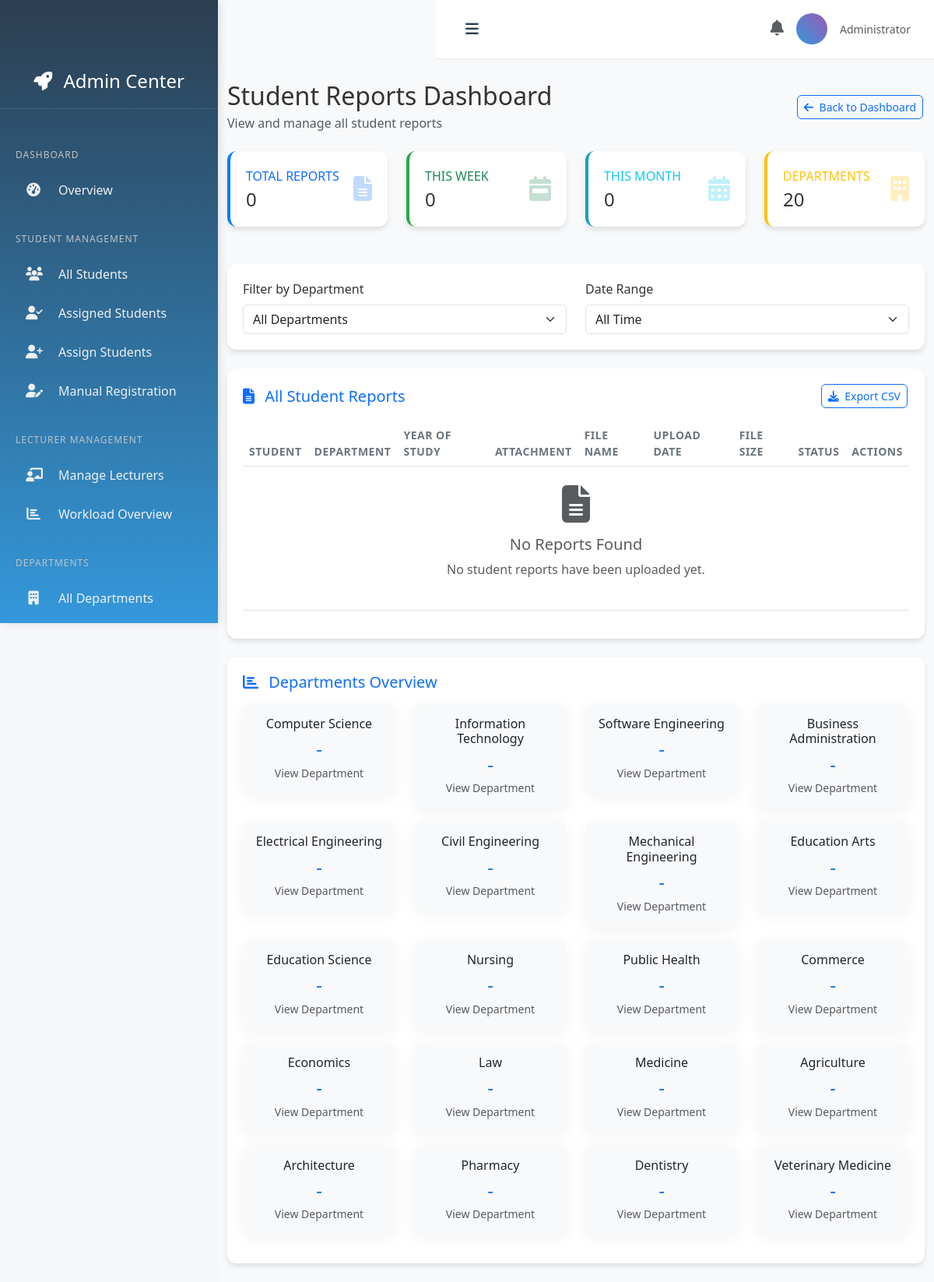
The page /attachments/admin/reports-dashboard/ (signed in) on the database its author committed.
### attachments/models.py (models this page shows, shortened)
class Department(models.Model):
    name = models.CharField(max_length=200)
    code = models.CharField(max_length=10, unique=True, blank=True, null=True)
    description = models.TextField(blank=True)
    university = models.CharField(max_length=200, default="Machakos University")
    created_at = models.DateTimeField(auto_now_add=True)

### attachments/views.py (the view)
# urls.py: path('admin/reports-dashboard/', views.reports_dashboard, name='reports_dashboard'),
@user_passes_test(is_admin)
def reports_dashboard(request):
    department_filter = request.GET.get('department', '')
    date_filter = request.GET.get('date_range', 'all')
    page = request.GET.get('page', 1)
    reports = ReportUpload.objects.select_related(
        'attachment', 'attachment__student', 'attachment__student__department'
    ).order_by('-uploaded_at')
    if department_filter:
        reports = reports.filter(attachment__student__department_id=department_filter)
    if date_filter == 'week':
        reports = reports.filter(uploaded_at__gte=timezone.now() - timedelta(days=7))
    elif date_filter == 'month':
        reports = reports.filter(uploaded_at__gte=timezone.now() - timedelta(days=30))
    paginator = Paginator(reports, 25)  # Show 25 reports per page
    try:
        reports_page = paginator.page(page)
    except PageNotAnInteger:
        reports_page = paginator.page(1)
    except EmptyPage:
        reports_page = paginator.page(paginator.num_pages)
    total_reports = ReportUpload.objects.count()
    reports_this_week = ReportUpload.objects.filter(
        uploaded_at__gte=timezone.now() - timedelta(days=7)
    ).count()
    reports_this_month = ReportUpload.objects.filter(
        uploaded_at__gte=timezone.now() - timedelta(days=30)
    ).count()
    departments = Department.objects.all()
    context = {
        'reports': reports_page,
        'total_reports': total_reports,
        'reports_this_week': reports_this_week,
        'reports_this_month': reports_this_month,
        'departments': departments,
        'selected_department': department_filter,
        'selected_date_range': date_filter,
    }
    return render(request, 'attachments/reports_dashboard.html', context)

### accounts/context_processors.py (called while the page is built)
def user_type(request):
    return {
        'user_type': request.user.user_type if request.user.is_authenticated else None,
        'user_type_display': request.user.get_user_type_display() if request.user.is_authenticated else None,
    }

### accounts/models.py (called while the page is built)
    def get_user_type_display(self):
        return dict(self.USER_TYPE_CHOICES).get(self.user_type, "Unknown")

### attachments/views.py (called while the page is built)
def is_admin(user):
    return user.is_authenticated and (user.is_superuser or getattr(user, 'user_type', None) == 4)

### attachments/templates/attachments/reports_dashboard.html (shortened to what this page needs)
{% extends 'admin_base.html' %}
{% load static %}
{% block content %}
<div class="container-fluid py-4">
    <div class="d-flex justify-content-between align-items-center mb-4">
        <div>
            <h1 class="h2 mb-1">Student Reports Dashboard</h1>
            <p class="text-muted mb-0">View and manage all student reports</p>
        </div>
        <div class="btn-group">
            <a href="{% url 'attachments:admin_dashboard' %}" class="btn btn-sm btn-outline-primary">
                <i class="fas fa-arrow-left me-1"></i> Back to Dashboard
            </a>
        </div>
    </div>
    <div class="row mb-4">
        <div class="col-xl-3 col-md-6 mb-4">
            <div class="metric-card border-left-primary">
                <div class="d-flex justify-content-between align-items-center">
                    <div>
                        <div class="text-xs font-weight-bold text-primary text-uppercase mb-1">
                            Total Reports
                        </div>
                        <div class="h4 mb-0 font-weight-bold text-gray-800">{{ total_reports }}</div>
                    </div>
                    <div class="col-auto">
                        <i class="fas fa-file-alt fa-2x text-primary opacity-25"></i>
                    </div>
                </div>
            </div>
        </div>
        <div class="col-xl-3 col-md-6 mb-4">
            <div class="metric-card border-left-success">
                <div class="d-flex justify-content-between align-items-center">
                    <div>
                        <div class="text-xs font-weight-bold text-success text-uppercase mb-1">
                            This Week
                        </div>
                        <div class="h4 mb-0 font-weight-bold text-gray-800">{{ reports_this_week }}</div>
                    </div>
                    <div class="col-auto">
                        <i class="fas fa-calendar-week fa-2x text-success opacity-25"></i>
                    </div>
                </div>
            </div>
        </div>
        <div class="col-xl-3 col-md-6 mb-4">
            <div class="metric-card border-left-info">
                <div class="d-flex justify-content-between align-items-center">
                    <div>
                        <div class="text-xs font-weight-bold text-info text-uppercase mb-1">
                            This Month
                        </div>
                        <div class="h4 mb-0 font-weight-bold text-gray-800">{{ reports_this_month }}</div>
                    </div>
                    <div class="col-auto">
                        <i class="fas fa-calendar-alt fa-2x text-info opacity-25"></i>
                    </div>
                </div>
            </div>
        </div>
        <div class="col-xl-3 col-md-6 mb-4">
            <div class="metric-card border-left-warning">
                <div class="d-flex justify-content-between align-items-center">
                    <div>
                        <div class="text-xs font-weight-bold text-warning text-uppercase mb-1">
                            Departments
                        </div>
                        <div class="h4 mb-0 font-weight-bold text-gray-800">{{ departments|length }}</div>
                    </div>
                    <div class="col-auto">
                        <i class="fas fa-building fa-2x text-warning opacity-25"></i>
                    </div>
                </div>
            </div>
        </div>
    </div>
    <div class="row mb-4">
        <div class="col-12">
            <div class="metric-card">
                <div class="row">
                    <div class="col-md-6">
                        <label class="form-label">Filter by Department</label>
                        <select class="form-select" id="departmentFilter" onchange="filterReports()">
                            <option value="">All Departments</option>
                        </select>
                    </div>
                    <div class="col-md-6">
                        <label class="form-label">Date Range</label>
                        <select class="form-select" id="dateRangeFilter" onchange="filterReports()">
                            <option value="all" {% if selected_date_range == 'all' %}selected{% endif %}>All Time</option>
                        </select>
                    </div>
                </div>
            </div>
        </div>
    </div>
    <div class="row">
        <div class="col-12">
            <div class="metric-card">
                <div class="d-flex justify-content-between align-items-center mb-3">
                    <h5 class="m-0 font-weight-bold text-primary">
                        <i class="fas fa-file-alt me-2"></i>
                        All Student Reports
                    </h5>
                    <div class="btn-group">
                        <button class="btn btn-sm btn-outline-primary" onclick="exportReports('csv')">
                            <i class="fas fa-download me-1"></i> Export CSV
                        </button>
                    </div>
                </div>
                <div class="table-responsive">
                    <table class="table table-hover" id="reportsTable">
                        <thead class="bg-light">
                            <tr>
                                <th>Student</th>
                                <th>Department</th>
                                <th>Year of Study</th>
                                <th>Attachment</th>
                                <th>File Name</th>
                                <th>Upload Date</th>
                                <th>File Size</th>
                                <th>Status</th>
                                <th>Actions</th>
                            </tr>
                        </thead>
                        <tbody>
                            {% for report in reports %}
                            <tr>
                                <td>
                                    <strong>{{ report.attachment.student.get_full_name }}</strong>
                                    <br>
                                    <small class="text-muted">{{ report.attachment.student.email }}</small>
                                </td>
                                <td>
                                    {% if report.attachment.student.department %}
                                        {{ report.attachment.student.department.name }}
                                    {% else %}
                                        <span class="text-muted">Not assigned</span>
                                    {% endif %}
                                </td>
                                <td>
                                    {% if report.attachment.student.year_of_study %}
                                        {{ report.attachment.student.year_of_study }}
                                    {% else %}
                                        <span class="text-muted">-</span>
                                    {% endif %}
                                </td>
                                <td>{{ report.attachment.organization }}</td>
                                <td>
                                    <i class="fas fa-file-pdf text-danger me-1"></i>
                                    {{ report.file.name|slice:"8:" }}
                                </td>
                                <td>
                                    <small>{{ report.uploaded_at|date:"M d, Y" }}</small>
                                    <br>
                                    <small class="text-muted">{{ report.uploaded_at|time }}</small>
                                </td>
                                <td>
                                    <small>{{ report.file.size|filesizeformat }}</small>
                                </td>
                                <td>
                                    {% if report.attachment.status == 'approved' %}
                                    <span class="badge bg-success">Approved</span>
                                    {% elif report.attachment.status == 'pending' %}
                                    <span class="badge bg-warning">Pending</span>
                                    {% else %}
                                    <span class="badge bg-secondary">{{ report.attachment.status|title }}</span>
                                    {% endif %}
                                </td>
                                <td>
                                    <div class="btn-group">
                                        <a href="{% url 'attachments:download_report' report.id %}"
                                           class="btn btn-sm btn-outline-primary"
                                           title="Download Report">
                                            <i class="fas fa-download"></i>
                                        </a>
                                        <button class="btn btn-sm btn-outline-info"
                                                onclick="viewReportDetails({{ report.id }})"
                                                title="View Details">
                                            <i class="fas fa-eye"></i>
                                        </button>
                                        <a href="{% url 'attachments:student_reports' report.attachment.student.id %}"
                                           class="btn btn-sm btn-outline-secondary"
                                           title="All Student Reports">
                                            <i class="fas fa-list"></i>
                                        </a>
                                    </div>
                                </td>
                            </tr>
                            {% empty %}
                            <tr>
                                <td colspan="9" class="text-center py-4">
                                    <i class="fas fa-file-alt fa-3x text-muted mb-3"></i>
                                    <h5 class="text-muted">No Reports Found</h5>
                                    <p class="text-muted">No student reports have been uploaded yet.</p>
                                </td>
                            </tr>
                            {% endfor %}
                        </tbody>
                    </table>
                </div>
            </div>
        </div>
    </div>
    <div class="row mt-4">
        <div class="col-12">
            <div class="metric-card">
                <h5 class="m-0 font-weight-bold text-primary mb-3">
                    <i class="fas fa-chart-bar me-2"></i>
                    Departments Overview
                </h5>
                <div class="row">
                    {% for dept in departments %}
                    <div class="col-md-3 col-6 mb-3">
                        <div class="card border-0 bg-light">
                            <div class="card-body text-center">
                                <h6 class="card-title">{{ dept.name }}</h6>
                                <div class="h4 text-primary mb-1">
                                    -
                                </div>
                                <small class="text-muted">View Department</small>
                            </div>
                        </div>
                    </div>
                    {% empty %}
                    <div class="col-12 text-center">
                        <p class="text-muted">No departments found</p>
                    </div>
                    {% endfor %}
                </div>
            </div>
        </div>
    </div>
</div>
{% endblock %}

### static/css/style.css (style rules this page uses)
:root { --primary: #4361ee; --secondary: #3f37c9; --success: #4cc9f0; --info: #4895ef; --warning: #f72585; --danger: #e63946; --light: #f8f9fa; --dark: #212529; --gray: #6c757d; }
body { font-family: 'Segoe UI', Tahoma, Geneva, Verdana, sans-serif; background-color: #f5f7fb; color: #333; }
.card { border: none; border-radius: 10px; box-shadow: 0 4px 20px rgba(0, 0, 0, 0.05); transition: transform 0.3s, box-shadow 0.3s; }
.table th { border-top: none; font-weight: 600; color: var(--gray); }

### attachments/templates/attachments/reports_dashboard.html (style rules this page uses)
.metric-card { background: white; border-radius: 12px; padding: 20px; box-shadow: 0 4px 6px rgba(0,0,0,0.1); transition: all 0.3s; border: none; height: 100%; }
.border-left-primary { border-left: 4px solid #007bff !important; }
.border-left-success { border-left: 4px solid #28a745 !important; }
.border-left-info { border-left: 4px solid #17a2b8 !important; }
.border-left-warning { border-left: 4px solid #ffc107 !important; }
.table th { border-top: none; font-weight: 600; font-size: 0.875rem; text-transform: uppercase; letter-spacing: 0.5px; }
.btn-group .btn { border-radius: 6px; margin: 0 2px; }

### rows shown on the page
Department: name "Computer Science"
Department: name "Information Technology"
Department: name "Software Engineering"
Department: name "Business Administration"
Department: name "Electrical Engineering"
Department: name "Civil Engineering"
Department: name "Mechanical Engineering"
Department: name "Education Arts"
Department: name "Education Science"
Department: name "Nursing"
Department: name "Public Health"
Department: name "Commerce"
Department: name "Economics"
Department: name "Law"
Department: name "Medicine"
Department: name "Agriculture"
Department: name "Architecture"
Department: name "Pharmacy"
Department: name "Dentistry"
Department: name "Veterinary Medicine"

### other values the page prints
{{ total_reports }} "0"
{{ reports_this_week }} "0"
{{ reports_this_month }} "0"
{{ departments|length }} "20"
